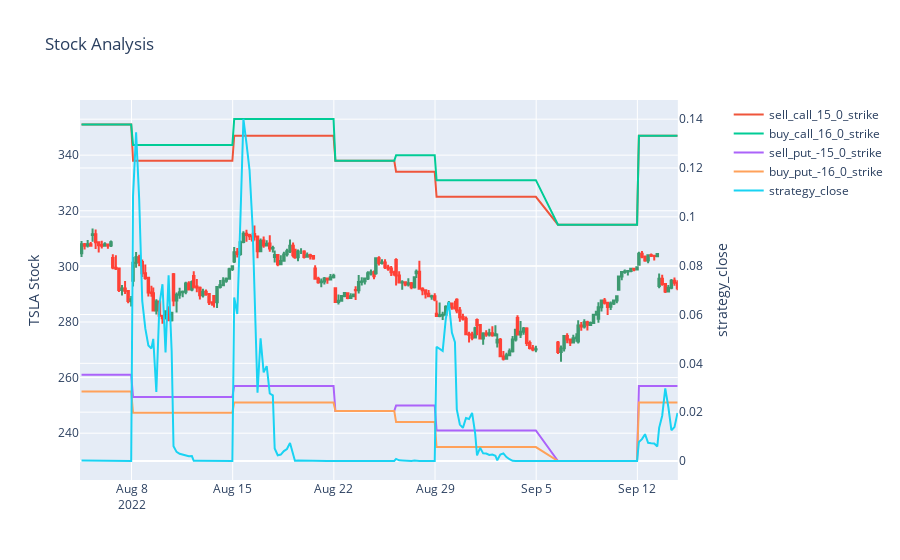

Notebook cell for this chart:
### Code cell
plots.plot_candles_and_profit(ic, lines=[f'{l.name}_strike' for l in strat.legs], metric='strategy_close')

### Figure 1 — Plotly figure (JSON) as saved in the notebook; plotly's stock layout.template omitted (floating-point values rounded to 4 significant figures; data arrays with more than 128 entries replaced by an {"elided": "..."} marker saying what was removed)
{"data": [{"close": {"elided": "200 float values"}, "high": {"elided": "200 float values"}, "low": {"elided": "200 float values"}, "open": {"elided": "200 float values"}, "showlegend": false, "type": "candlestick", "x": {"elided": "200 str values"}, "xaxis": "x", "yaxis": "y"}, {"name": "sell_call_15_0_strike", "type": "scatter", "x": {"elided": "200 str values"}, "y": {"elided": "200 int values"}}, {"name": "buy_call_16_0_strike", "type": "scatter", "x": {"elided": "200 str values"}, "y": {"elided": "200 float values"}}, {"name": "sell_put_-15_0_strike", "type": "scatter", "x": {"elided": "200 str values"}, "y": {"elided": "200 int values"}}, {"name": "buy_put_-16_0_strike", "type": "scatter", "x": {"elided": "200 str values"}, "y": {"elided": "200 float values"}}, {"name": "strategy_close", "type": "scatter", "x": {"elided": "200 str values"}, "xaxis": "x", "y": {"elided": "200 float values"}, "yaxis": "y2"}], "layout": {"title": {"text": "Stock Analysis"}, "xaxis": {"anchor": "y", "domain": [0, 0.94], "rangebreaks": [{"bounds": ["sat", "mon"]}, {"bounds": [16.1, 9.5], "pattern": "hour"}], "rangeslider": {"visible": false}}, "yaxis": {"anchor": "x", "domain": [0, 1], "title": {"text": "TSLA Stock"}}, "yaxis2": {"anchor": "x", "overlaying": "y", "side": "right", "title": {"text": "strategy_close"}}}}
